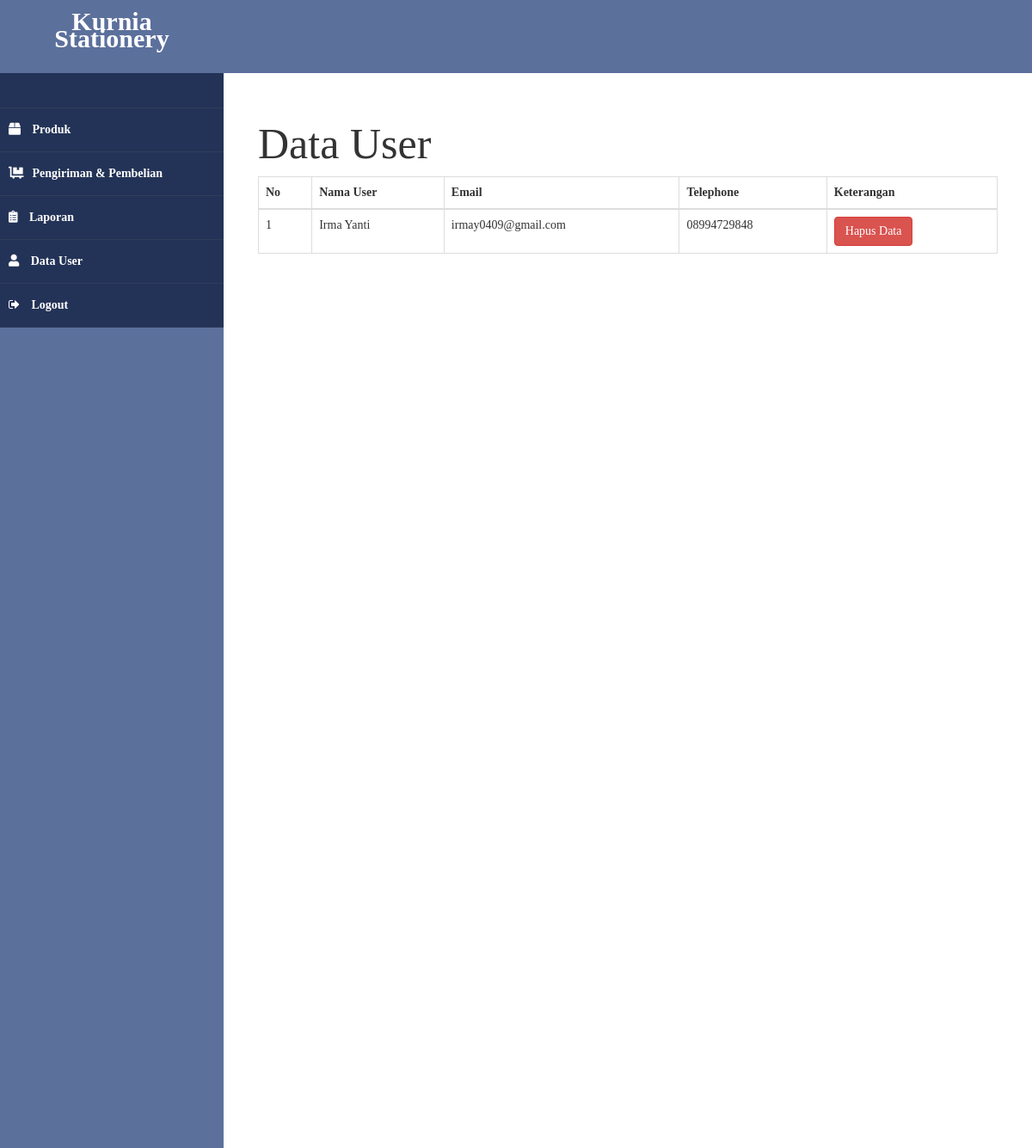
/Admin/index.php?halaman=user (signed in), run on the app's committed database.
### tables this page shows
CREATE TABLE `user` (
  `id_user` int(12) NOT NULL,
  `email_user` varchar(64) NOT NULL,
  `password_user` varchar(64) NOT NULL,
  `nama_user` varchar(64) NOT NULL,
  `hp_user` varchar(16) NOT NULL,
  `alamat_user` varchar(64) NOT NULL
);

### Admin/user.php (the view)
<h1>Data User</h1>
<table class="table table-bordered">
	<thead>
		<tr>
			<th>No</th>
			<th>Nama User</th>
			<th>Email</th>
			<th>Telephone</th>
			<th>Keterangan</th>
		</tr>
	</thead>
	<tbody>
		<?php $nomor=1; ?>
		<?php $data=$conn->query("SELECT * FROM user"); ?>
		<?php while($show_data =$data->fetch_assoc()){ ?>
		<tr>
			<td><?php echo $nomor; ?></td>
			<td><?php echo $show_data['nama_user']; ?></td>
			<td><?php echo $show_data['email_user']; ?></td>
			<td><?php echo $show_data['hp_user']; ?></td>
			<td>
				<a href="index.php?halaman=delete_user&id=<?php echo $show_data['id_user']; ?>" class="btn btn-danger" onclick="return confirm('Hapus data?')">Hapus Data</i></a>
			</td>
		</tr>
		<?php $nomor++; ?>
		<?php } ?>
	</tbody>
</table>

### Admin/assets/css/custom.css (style rules this page uses)
body { font-family: Georgia, 'Times New Roman', Times, serif; }

### data on the page
user: nama_user "Irma Yanti", email_user "irmay0409@gmail.com", hp_user "08994729848"
